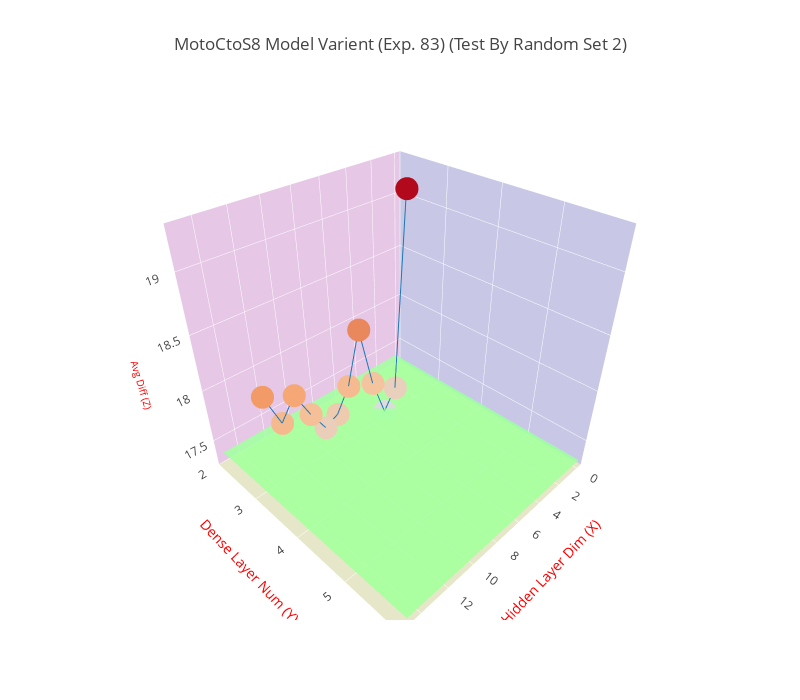

Source (notebook cell):
### Code cell
trace = go.Scatter3d(
    x=x1, y=y1, z=z1,
    marker=dict(
        size=8,
        color=z1
    ),
    line=dict(
        color='#1f77b4',
        width=2
    )
)

trace4 = go.Surface(
    z=polyfit_list,
    opacity=0.7,
    colorscale='Jet',
    showscale=False
)

data = [trace, trace4]
layout = go.Layout(
    width=800,
    height=700,
    title= title,
    scene=dict(
        xaxis=dict(
            title='Hidden Layer Dim (X)',
            titlefont=dict(
                size=14,
                color='#ff0000'
            ),
            gridcolor='rgb(255, 255, 255)',
            zerolinecolor='rgb(255, 255, 255)',
            showbackground=True,
            backgroundcolor='rgb(200, 200, 230)'
        ),
        yaxis=dict(
            nticks = 5,
            range = [2, 6],
            title='Dense Layer Num (Y)',
            titlefont=dict(
                size=14,
                color='#ff0000'
            ),
            gridcolor='rgb(255, 255, 255)',
            zerolinecolor='rgb(255, 255, 255)',
            showbackground=True,
            backgroundcolor='rgb(230, 200, 230)'
        ),
        zaxis=dict(
            title='Avg Diff (Z)',
            titlefont=dict(
                size=10,
                color='#ff0000'
            ),
            gridcolor='rgb(255, 255, 255)',
            zerolinecolor='rgb(255, 255, 255)',
            showbackground=True,
            backgroundcolor='rgb(230, 230, 200)'
        ),
    )
)

fig = go.Figure(data=data, layout=layout)
plotly.offline.iplot(fig)

### Figure 1 — Plotly figure (JSON) as saved in the notebook; plotly's stock layout.template omitted (floating-point values rounded to 4 significant figures)
{"data": [{"line": {"color": "#1f77b4", "width": 2}, "marker": {"color": [19.28, 17.49, 17.3, 17.69, 18.28, 17.8, 17.58, 17.52, 17.74, 18.0, 17.81, 18.13], "size": 8}, "type": "scatter3d", "uid": "cb7e3b98-e238-11e8-8d44-001a7dda7111", "x": [3, 4, 5, 6, 7, 8, 9, 10, 11, 12, 13, 14], "y": [3, 3, 3, 3, 3, 3, 3, 3, 3, 3, 3, 3], "z": [19.28, 17.49, 17.3, 17.69, 18.28, 17.8, 17.58, 17.52, 17.74, 18.0, 17.81, 18.13]}, {"colorscale": "Jet", "opacity": 0.7, "showscale": false, "type": "surface", "uid": "cb7e3b99-e238-11e8-b26a-001a7dda7111", "z": [[17.33, 17.33, 17.33, 17.33, 17.33, 17.33, 17.33, 17.33, 17.33, 17.33, 17.33, 17.33, 17.33, 17.33, 17.33, 17.33], [17.33, 17.33, 17.33, 17.33, 17.33, 17.33, 17.33, 17.33, 17.33, 17.33, 17.33, 17.33, 17.33, 17.33, 17.33, 17.33], [17.33, 17.33, 17.33, 17.33, 17.33, 17.33, 17.33, 17.33, 17.33, 17.33, 17.33, 17.33, 17.33, 17.33, 17.33, 17.33], [17.33, 17.33, 17.33, 17.33, 17.33, 17.33, 17.33, 17.33, 17.33, 17.33, 17.33, 17.33, 17.33, 17.33, 17.33, 17.33], [17.33, 17.33, 17.33, 17.33, 17.33, 17.33, 17.33, 17.33, 17.33, 17.33, 17.33, 17.33, 17.33, 17.33, 17.33, 17.33], [17.33, 17.33, 17.33, 17.33, 17.33, 17.33, 17.33, 17.33, 17.33, 17.33, 17.33, 17.33, 17.33, 17.33, 17.33, 17.33], [17.33, 17.33, 17.33, 17.33, 17.33, 17.33, 17.33, 17.33, 17.33, 17.33, 17.33, 17.33, 17.33, 17.33, 17.33, 17.33]]}], "layout": {"height": 700, "scene": {"xaxis": {"backgroundcolor": "rgb(200, 200, 230)", "gridcolor": "rgb(255, 255, 255)", "showbackground": true, "title": "Hidden Layer Dim (X)", "titlefont": {"color": "#ff0000", "size": 14}, "zerolinecolor": "rgb(255, 255, 255)"}, "yaxis": {"backgroundcolor": "rgb(230, 200, 230)", "gridcolor": "rgb(255, 255, 255)", "nticks": 5, "range": [2, 6], "showbackground": true, "title": "Dense Layer Num (Y)", "titlefont": {"color": "#ff0000", "size": 14}, "zerolinecolor": "rgb(255, 255, 255)"}, "zaxis": {"backgroundcolor": "rgb(230, 230, 200)", "gridcolor": "rgb(255, 255, 255)", "showbackground": true, "title": "Avg Diff (Z)", "titlefont": {"color": "#ff0000", "size": 10}, "zerolinecolor": "rgb(255, 255, 255)"}}, "title": "MotoCtoS8 Model Varient (Exp. 83) (Test By Random Set 2)", "width": 800}}
